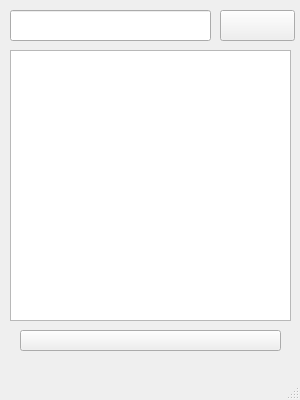
<?xml version="1.0" encoding="UTF-8"?>
<ui version="4.0">
 <class>MainWindow</class>
 <widget class="QMainWindow" name="MainWindow">
  <property name="geometry">
   <rect>
    <x>0</x>
    <y>0</y>
    <width>300</width>
    <height>400</height>
   </rect>
  </property>
  <property name="windowTitle">
   <string>MainWindow</string>
  </property>
  <widget class="QWidget" name="centralwidget">
   <widget class="QLineEdit" name="path_edit">
    <property name="geometry">
     <rect>
      <x>10</x>
      <y>10</y>
      <width>201</width>
      <height>31</height>
     </rect>
    </property>
   </widget>
   <widget class="QPushButton" name="path_btn">
    <property name="geometry">
     <rect>
      <x>220</x>
      <y>10</y>
      <width>75</width>
      <height>31</height>
     </rect>
    </property>
    <property name="text">
     <string/>
    </property>
   </widget>
   <widget class="QTableWidget" name="result_table">
    <property name="geometry">
     <rect>
      <x>10</x>
      <y>50</y>
      <width>281</width>
      <height>271</height>
     </rect>
    </property>
    <property name="autoFillBackground">
     <bool>false</bool>
    </property>
    <attribute name="horizontalHeaderDefaultSectionSize">
     <number>150</number>
    </attribute>
    <attribute name="horizontalHeaderStretchLastSection">
     <bool>true</bool>
    </attribute>
   </widget>
   <widget class="QPushButton" name="scan_btn">
    <property name="geometry">
     <rect>
      <x>20</x>
      <y>330</y>
      <width>261</width>
      <height>21</height>
     </rect>
    </property>
    <property name="text">
     <string/>
    </property>
   </widget>
  </widget>
  <widget class="QMenuBar" name="menubar">
   <property name="geometry">
    <rect>
     <x>0</x>
     <y>0</y>
     <width>300</width>
     <height>21</height>
    </rect>
   </property>
  </widget>
  <widget class="QStatusBar" name="statusbar"/>
 </widget>
 <resources/>
 <connections/>
</ui>
